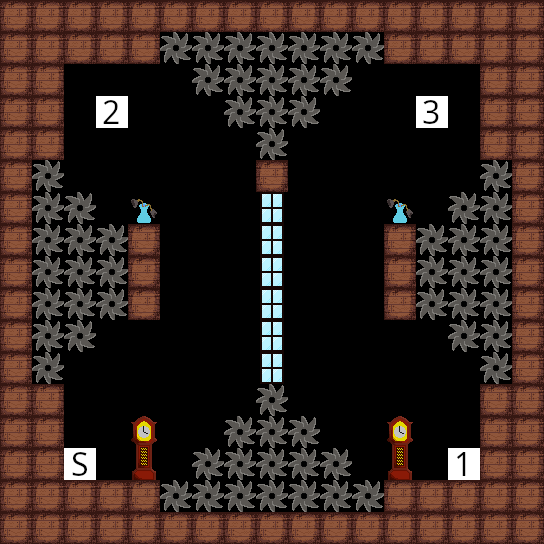

The image is a tile-based game level rendered from a .tmx file. Its description and complete source (layers, tilesets, objects, tile grids) follow:
An orthogonal 17x17 tile map with 32x32 px tiles, 1 tile layer (Tile Layer 1).

<map version="1.10" tiledversion="1.10.2" orientation="orthogonal" renderorder="right-down" width="17" height="17" tilewidth="32" tileheight="32" infinite="0" nextlayerid="2" nextobjectid="1">
 <editorsettings>
  <export target="../assets/levels/LevelCrossRedux.csv" format="csv" />
 </editorsettings>
 <tileset firstgid="1" source="tiles.tsx" />
 <layer id="1" name="Tile Layer 1" width="17" height="17">
  <data encoding="csv">
2,2,2,2,2,2,2,2,2,2,2,2,2,2,2,2,2,
2,2,2,2,2,4,4,4,4,4,4,4,2,2,2,2,2,
2,2,0,0,0,0,4,4,4,4,4,0,0,0,0,2,2,
2,2,0,102,0,0,0,4,4,4,0,0,0,103,0,2,2,
2,2,0,0,0,0,0,0,4,0,0,0,0,0,0,2,2,
2,4,0,0,0,0,0,0,2,0,0,0,0,0,0,4,2,
2,4,4,0,22,0,0,0,23,0,0,0,22,0,4,4,2,
2,4,4,4,2,0,0,0,23,0,0,0,2,4,4,4,2,
2,4,4,4,2,0,0,0,23,0,0,0,2,4,4,4,2,
2,4,4,4,2,0,0,0,23,0,0,0,2,4,4,4,2,
2,4,4,0,0,0,0,0,23,0,0,0,0,0,4,4,2,
2,4,0,0,0,0,0,0,23,0,0,0,0,0,0,4,2,
2,2,0,0,0,0,0,0,4,0,0,0,0,0,0,2,2,
2,2,0,0,0,0,0,4,4,4,0,0,0,0,0,2,2,
2,2,6,0,25,0,4,4,4,4,4,0,25,0,101,2,2,
2,2,2,2,2,4,4,4,4,4,4,4,2,2,2,2,2,
2,2,2,2,2,2,2,2,2,2,2,2,2,2,2,2,2
</data>
 </layer>
</map>
